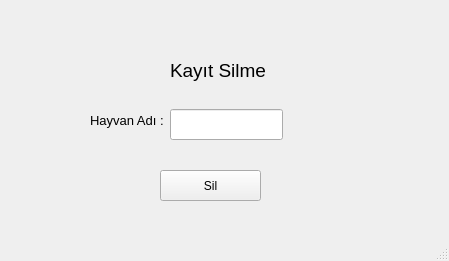
<?xml version="1.0" encoding="UTF-8"?>
<ui version="4.0">
 <class>MainWindow</class>
 <widget class="QMainWindow" name="MainWindow">
  <property name="geometry">
   <rect>
    <x>0</x>
    <y>0</y>
    <width>449</width>
    <height>261</height>
   </rect>
  </property>
  <property name="windowTitle">
   <string>MainWindow</string>
  </property>
  <widget class="QWidget" name="centralwidget">
   <widget class="QLabel" name="label">
    <property name="geometry">
     <rect>
      <x>170</x>
      <y>30</y>
      <width>181</width>
      <height>81</height>
     </rect>
    </property>
    <property name="font">
     <font>
      <pointsize>14</pointsize>
     </font>
    </property>
    <property name="text">
     <string>Kayıt Silme</string>
    </property>
   </widget>
   <widget class="QPushButton" name="pushButton">
    <property name="geometry">
     <rect>
      <x>160</x>
      <y>170</y>
      <width>101</width>
      <height>31</height>
     </rect>
    </property>
    <property name="text">
     <string>Sil</string>
    </property>
   </widget>
   <widget class="QLabel" name="label_2">
    <property name="geometry">
     <rect>
      <x>90</x>
      <y>100</y>
      <width>81</width>
      <height>41</height>
     </rect>
    </property>
    <property name="font">
     <font>
      <pointsize>10</pointsize>
     </font>
    </property>
    <property name="text">
     <string>Hayvan Adı : </string>
    </property>
   </widget>
   <widget class="QLineEdit" name="lineEdit">
    <property name="geometry">
     <rect>
      <x>170</x>
      <y>109</y>
      <width>113</width>
      <height>31</height>
     </rect>
    </property>
   </widget>
  </widget>
  <widget class="QMenuBar" name="menubar">
   <property name="geometry">
    <rect>
     <x>0</x>
     <y>0</y>
     <width>449</width>
     <height>21</height>
    </rect>
   </property>
  </widget>
  <widget class="QStatusBar" name="statusbar"/>
 </widget>
 <resources/>
 <connections/>
</ui>
